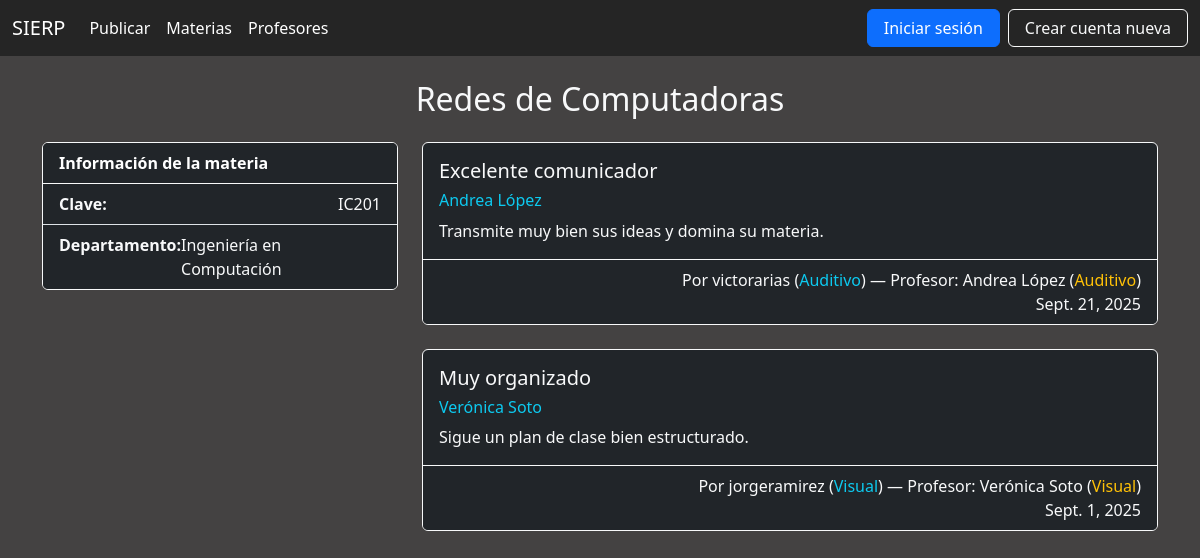
Page /materia/11 on the committed database.
### materia/models.py (models this page shows, shortened)
class Materia(models.Model):
    clave = models.CharField(max_length=10)
    nombre = models.CharField(max_length=50)
    departamento = models.CharField(max_length=50)
    usuarios = models.ManyToManyField('usuario.Usuario', through='publicacion.Publicacion')
    profesores = models.ManyToManyField('profesor.Profesor', through='publicacion.Publicacion')

### publicacion/models.py (models this page shows, shortened)
class Publicacion(models.Model):
    usuario = models.ForeignKey(Usuario, on_delete=models.CASCADE)
    profesor = models.ForeignKey(Profesor, on_delete=models.CASCADE)
    materia = models.ForeignKey(Materia, on_delete=models.CASCADE)
    titulo = models.CharField(max_length=70)
    fecha = models.DateField()
    comentario = models.CharField(max_length=500)
    dominio = models.IntegerField()
    puntualidad = models.IntegerField()
    asistencia = models.IntegerField()
    facilidad = models.IntegerField()
    seguimiento = models.IntegerField()

### profesor/models.py (models this page shows, shortened)
class Profesor(models.Model):
    METODOS_ENSENANZA = [
        ('visual', 'Visual'),
        ('auditivo', 'Auditivo'),
        ('kinestesico', 'Kinestésico'),
    ]
    nombre = models.CharField(max_length=50)
    metodo_ensenanza = models.CharField(
        max_length=20,
        choices=METODOS_ENSENANZA,
        default='visual'
    )
    usuarios = models.ManyToManyField('usuario.Usuario', through='publicacion.Publicacion')
    materias = models.ManyToManyField('materia.Materia', through='publicacion.Publicacion')

### usuario/models.py (models this page shows, shortened)
class Usuario(AbstractUser):
    METODOS_APRENDIZAJE = [
        ('visual', 'Visual'),
        ('auditivo', 'Auditivo'),
        ('kinestesico', 'Kinestésico'),
    ]
    nombre_usuario = models.CharField(max_length=20)
    metodo_aprendizaje = models.CharField(
        max_length=20,
        choices=METODOS_APRENDIZAJE,
        blank=True,
        null=True
    )
    profesores = models.ManyToManyField('profesor.Profesor', through='publicacion.Publicacion')
    materias = models.ManyToManyField('materia.Materia', through='publicacion.Publicacion')

### publicacion/views.py (the view)
# urls.py: path('materia/<int:materia_id>', views.MateriaView.as_view(), name='materia'),
class MateriaView(generic.ListView):
    template_name = 'publicacion/materia.html'
    def get_queryset(self):
        return Publicacion.objects.filter(materia_id=self.kwargs['materia_id'])
    def get_context_data(self, **kwargs):
        context = super().get_context_data(**kwargs)
        materia = get_object_or_404(Materia, pk=self.kwargs['materia_id'])
        context['materia'] = materia
        return context

### templates/publicacion/materia.html (shortened to what this page needs)
{% extends "base.html" %}
{% block content %}
<div class="container mt-4">
    <h2 class="mb-4 text-light text-center">{{ materia.nombre }}</h2>
    <div class="row">
        <div class="col-md-4">
            <section>
                <div class="card mb-4 bg-dark border border-light">
                    <div class="card-header bg-dark text-white border-bottom border-light">
                        <strong>Información de la materia</strong>
                    </div>
                    <ul class="list-group list-group-flush text-start">
                        <li class="list-group-item bg-dark text-light d-flex justify-content-between">
                            <span><strong>Clave:</strong></span>
                            <span>{{ materia.clave }}</span>
                        </li>
                        <li class="list-group-item bg-dark text-light d-flex justify-content-between">
                            <span><strong>Departamento:</strong></span>
                            <span>{{ materia.departamento }}</span>
                        </li>
                    </ul>
                </div>
            </section>
        </div>
        <div class="col-md-8">
            {% if publicacion_list %}
                {% for publicacion in publicacion_list %}
                <section>
                    <div class="card mb-4 bg-dark border border-light">
                        <div class="card-body">
                            <h5 class="card-title text-light">{{ publicacion.titulo }}</h5>
                            <h6 class="text-info">{{ publicacion.profesor.nombre }}</h6>
                            <p class="card-text text-light">{{ publicacion.comentario }}</p>
                        </div>
                        <div class="card-footer text-light text-end bg-dark border-top border-light">
                            Por {{ publicacion.usuario.username }}
                            {% if publicacion.usuario.metodo_aprendizaje %}
                                (<span class="text-info">{{ publicacion.usuario.get_metodo_aprendizaje_display }}</span>)
                            {% endif %}
                            — Profesor: {{ publicacion.profesor.nombre }}
                            {% if publicacion.profesor.metodo_ensenanza %}
                                (<span class="text-warning">{{ publicacion.profesor.get_metodo_ensenanza_display }}</span>)
                            {% endif %}
                            <br>
                            {{ publicacion.fecha }}
                        </div>
                    </div>
                </section>
                {% endfor %}
            {% else %}
                <div class="alert alert-warning text-center bg-dark text-light border border-light" role="alert">
                    No hay publicaciones para esta materia aún.
                </div>
            {% endif %}
        </div>
    </div>
</div>
{% endblock content %}

### templates/base.html (style rules this page uses)
body { background-color: #444242; color: #ffffff; }

### rows in the picture
Materia: nombre "Redes de Computadoras", clave "IC201", departamento "Ingeniería en Computación"
Publicacion: titulo "Excelente comunicador", profesor.nombre "Andrea López", comentario "Transmite muy bien sus ideas y domina su materia.", usuario.username "victorarias", usuario.metodo_aprendizaje "Auditivo", profesor.metodo_ensenanza "Auditivo", fecha "Sept. 21, 2025"
Publicacion: titulo "Muy organizado", profesor.nombre "Verónica Soto", comentario "Sigue un plan de clase bien estructurado.", usuario.username "jorgeramirez", usuario.metodo_aprendizaje "Visual", profesor.metodo_ensenanza "Visual", fecha "Sept. 1, 2025"
